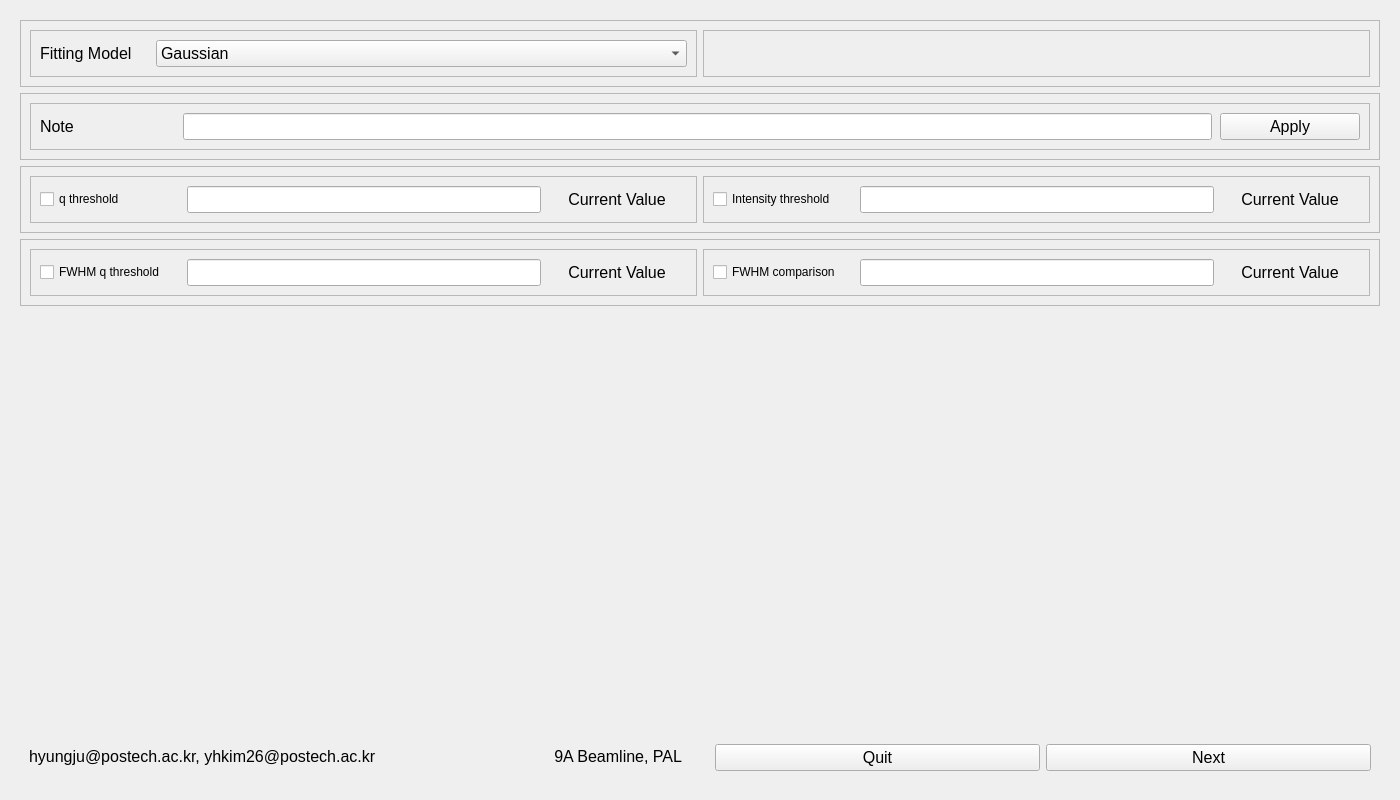
<?xml version="1.0" encoding="UTF-8"?>
<ui version="4.0">
 <class>Peak_export_manager</class>
 <widget class="QWidget" name="Peak_export_manager">
  <property name="geometry">
   <rect>
    <x>0</x>
    <y>0</y>
    <width>1400</width>
    <height>800</height>
   </rect>
  </property>
  <property name="font">
   <font>
    <family>Segoe UI</family>
    <pointsize>12</pointsize>
   </font>
  </property>
  <property name="windowTitle">
   <string>Peak Export Manager</string>
  </property>
  <layout class="QVBoxLayout" name="verticalLayout">
   <item>
    <widget class="QStackedWidget" name="stackedWidget">
     <property name="font">
      <font>
       <family>Segoe UI</family>
       <pointsize>12</pointsize>
      </font>
     </property>
     <property name="currentIndex">
      <number>0</number>
     </property>
     <widget class="QWidget" name="page">
      <layout class="QVBoxLayout" name="verticalLayout_2">
       <item>
        <widget class="QFrame" name="frame_17">
         <property name="font">
          <font>
           <family>Segoe UI</family>
           <pointsize>12</pointsize>
          </font>
         </property>
         <property name="frameShape">
          <enum>QFrame::StyledPanel</enum>
         </property>
         <property name="frameShadow">
          <enum>QFrame::Raised</enum>
         </property>
         <layout class="QHBoxLayout" name="horizontalLayout_18" stretch="1,1">
          <item>
           <widget class="QFrame" name="frame_9">
            <property name="font">
             <font>
              <family>Segoe UI</family>
              <pointsize>12</pointsize>
             </font>
            </property>
            <property name="frameShape">
             <enum>QFrame::StyledPanel</enum>
            </property>
            <property name="frameShadow">
             <enum>QFrame::Raised</enum>
            </property>
            <layout class="QHBoxLayout" name="horizontalLayout_9">
             <item>
              <widget class="QLabel" name="label_22">
               <property name="minimumSize">
                <size>
                 <width>110</width>
                 <height>0</height>
                </size>
               </property>
               <property name="maximumSize">
                <size>
                 <width>110</width>
                 <height>16777215</height>
                </size>
               </property>
               <property name="font">
                <font>
                 <family>Segoe UI</family>
                 <pointsize>12</pointsize>
                </font>
               </property>
               <property name="text">
                <string>Fitting Model</string>
               </property>
              </widget>
             </item>
             <item>
              <widget class="QComboBox" name="CB_fitting_model_sdd">
               <property name="font">
                <font>
                 <family>Segoe UI</family>
                 <pointsize>12</pointsize>
                </font>
               </property>
               <item>
                <property name="text">
                 <string>Gaussian</string>
                </property>
               </item>
               <item>
                <property name="text">
                 <string>Lorentzian</string>
                </property>
               </item>
               <item>
                <property name="text">
                 <string>Voigt</string>
                </property>
               </item>
              </widget>
             </item>
            </layout>
           </widget>
          </item>
          <item>
           <widget class="QFrame" name="frame_19">
            <property name="font">
             <font>
              <family>Segoe UI</family>
              <pointsize>12</pointsize>
             </font>
            </property>
            <property name="frameShape">
             <enum>QFrame::StyledPanel</enum>
            </property>
            <property name="frameShadow">
             <enum>QFrame::Raised</enum>
            </property>
            <layout class="QHBoxLayout" name="horizontalLayout_20"/>
           </widget>
          </item>
         </layout>
        </widget>
       </item>
       <item>
        <widget class="QFrame" name="frame_8">
         <property name="font">
          <font>
           <family>Segoe UI</family>
           <pointsize>12</pointsize>
          </font>
         </property>
         <property name="frameShape">
          <enum>QFrame::StyledPanel</enum>
         </property>
         <property name="frameShadow">
          <enum>QFrame::Raised</enum>
         </property>
         <layout class="QHBoxLayout" name="horizontalLayout_10" stretch="1">
          <item>
           <widget class="QFrame" name="frame">
            <property name="font">
             <font>
              <family>Segoe UI</family>
              <pointsize>12</pointsize>
             </font>
            </property>
            <property name="frameShape">
             <enum>QFrame::StyledPanel</enum>
            </property>
            <property name="frameShadow">
             <enum>QFrame::Raised</enum>
            </property>
            <layout class="QHBoxLayout" name="horizontalLayout_2">
             <property name="spacing">
              <number>2</number>
             </property>
             <item>
              <widget class="QLabel" name="label">
               <property name="sizePolicy">
                <sizepolicy hsizetype="Fixed" vsizetype="Preferred">
                 <horstretch>0</horstretch>
                 <verstretch>0</verstretch>
                </sizepolicy>
               </property>
               <property name="minimumSize">
                <size>
                 <width>141</width>
                 <height>0</height>
                </size>
               </property>
               <property name="maximumSize">
                <size>
                 <width>141</width>
                 <height>16777215</height>
                </size>
               </property>
               <property name="font">
                <font>
                 <family>Segoe UI</family>
                 <pointsize>12</pointsize>
                </font>
               </property>
               <property name="text">
                <string>Note</string>
               </property>
              </widget>
             </item>
             <item>
              <widget class="QLineEdit" name="LE_note">
               <property name="font">
                <font>
                 <family>Segoe UI</family>
                 <pointsize>12</pointsize>
                </font>
               </property>
              </widget>
             </item>
             <item>
              <spacer name="horizontalSpacer">
               <property name="font">
                <font>
                 <family>Segoe UI</family>
                 <pointsize>12</pointsize>
                </font>
               </property>
               <property name="orientation">
                <enum>Qt::Horizontal</enum>
               </property>
               <property name="sizeType">
                <enum>QSizePolicy::Fixed</enum>
               </property>
               <property name="sizeHint" stdset="0">
                <size>
                 <width>6</width>
                 <height>20</height>
                </size>
               </property>
              </spacer>
             </item>
             <item>
              <widget class="QPushButton" name="PB_apply_note">
               <property name="sizePolicy">
                <sizepolicy hsizetype="Fixed" vsizetype="Fixed">
                 <horstretch>0</horstretch>
                 <verstretch>0</verstretch>
                </sizepolicy>
               </property>
               <property name="minimumSize">
                <size>
                 <width>140</width>
                 <height>0</height>
                </size>
               </property>
               <property name="maximumSize">
                <size>
                 <width>140</width>
                 <height>16777215</height>
                </size>
               </property>
               <property name="font">
                <font>
                 <family>Segoe UI</family>
                 <pointsize>12</pointsize>
                </font>
               </property>
               <property name="text">
                <string>Apply</string>
               </property>
              </widget>
             </item>
            </layout>
           </widget>
          </item>
         </layout>
        </widget>
       </item>
       <item>
        <widget class="QFrame" name="frame_31">
         <property name="font">
          <font>
           <family>Segoe UI</family>
           <pointsize>12</pointsize>
          </font>
         </property>
         <property name="frameShape">
          <enum>QFrame::StyledPanel</enum>
         </property>
         <property name="frameShadow">
          <enum>QFrame::Raised</enum>
         </property>
         <layout class="QHBoxLayout" name="horizontalLayout_29" stretch="1,1">
          <item>
           <widget class="QFrame" name="frame_32">
            <property name="font">
             <font>
              <family>Segoe UI</family>
              <pointsize>12</pointsize>
             </font>
            </property>
            <property name="frameShape">
             <enum>QFrame::StyledPanel</enum>
            </property>
            <property name="frameShadow">
             <enum>QFrame::Raised</enum>
            </property>
            <layout class="QHBoxLayout" name="horizontalLayout_30">
             <item>
              <widget class="QCheckBox" name="CkB_q_threshold">
               <property name="sizePolicy">
                <sizepolicy hsizetype="Fixed" vsizetype="Fixed">
                 <horstretch>0</horstretch>
                 <verstretch>0</verstretch>
                </sizepolicy>
               </property>
               <property name="minimumSize">
                <size>
                 <width>141</width>
                 <height>0</height>
                </size>
               </property>
               <property name="maximumSize">
                <size>
                 <width>141</width>
                 <height>16777215</height>
                </size>
               </property>
               <property name="font">
                <font>
                 <family>Segoe UI</family>
                 <pointsize>9</pointsize>
                </font>
               </property>
               <property name="text">
                <string>q threshold</string>
               </property>
              </widget>
             </item>
             <item>
              <widget class="QLineEdit" name="L_q_threshold">
               <property name="font">
                <font>
                 <family>Segoe UI</family>
                 <pointsize>12</pointsize>
                </font>
               </property>
              </widget>
             </item>
             <item>
              <widget class="QLabel" name="LE_q_threshold">
               <property name="sizePolicy">
                <sizepolicy hsizetype="Fixed" vsizetype="Preferred">
                 <horstretch>0</horstretch>
                 <verstretch>0</verstretch>
                </sizepolicy>
               </property>
               <property name="minimumSize">
                <size>
                 <width>140</width>
                 <height>0</height>
                </size>
               </property>
               <property name="maximumSize">
                <size>
                 <width>140</width>
                 <height>16777215</height>
                </size>
               </property>
               <property name="font">
                <font>
                 <family>Segoe UI</family>
                 <pointsize>12</pointsize>
                </font>
               </property>
               <property name="text">
                <string>Current Value</string>
               </property>
               <property name="alignment">
                <set>Qt::AlignCenter</set>
               </property>
              </widget>
             </item>
            </layout>
           </widget>
          </item>
          <item>
           <widget class="QFrame" name="frame_33">
            <property name="font">
             <font>
              <family>Segoe UI</family>
              <pointsize>12</pointsize>
             </font>
            </property>
            <property name="frameShape">
             <enum>QFrame::StyledPanel</enum>
            </property>
            <property name="frameShadow">
             <enum>QFrame::Raised</enum>
            </property>
            <layout class="QHBoxLayout" name="horizontalLayout_31">
             <item>
              <widget class="QCheckBox" name="CkB_intensity_threshold">
               <property name="sizePolicy">
                <sizepolicy hsizetype="Fixed" vsizetype="Fixed">
                 <horstretch>0</horstretch>
                 <verstretch>0</verstretch>
                </sizepolicy>
               </property>
               <property name="minimumSize">
                <size>
                 <width>141</width>
                 <height>0</height>
                </size>
               </property>
               <property name="maximumSize">
                <size>
                 <width>141</width>
                 <height>16777215</height>
                </size>
               </property>
               <property name="font">
                <font>
                 <family>Segoe UI</family>
                 <pointsize>9</pointsize>
                </font>
               </property>
               <property name="text">
                <string>Intensity threshold</string>
               </property>
              </widget>
             </item>
             <item>
              <widget class="QLineEdit" name="LE_intensity_threshold">
               <property name="font">
                <font>
                 <family>Segoe UI</family>
                 <pointsize>12</pointsize>
                </font>
               </property>
              </widget>
             </item>
             <item>
              <widget class="QLabel" name="L_intensity_threshold">
               <property name="sizePolicy">
                <sizepolicy hsizetype="Fixed" vsizetype="Preferred">
                 <horstretch>0</horstretch>
                 <verstretch>0</verstretch>
                </sizepolicy>
               </property>
               <property name="minimumSize">
                <size>
                 <width>140</width>
                 <height>0</height>
                </size>
               </property>
               <property name="maximumSize">
                <size>
                 <width>140</width>
                 <height>16777215</height>
                </size>
               </property>
               <property name="font">
                <font>
                 <family>Segoe UI</family>
                 <pointsize>12</pointsize>
                </font>
               </property>
               <property name="text">
                <string>Current Value</string>
               </property>
               <property name="alignment">
                <set>Qt::AlignCenter</set>
               </property>
              </widget>
             </item>
            </layout>
           </widget>
          </item>
         </layout>
        </widget>
       </item>
       <item>
        <widget class="QFrame" name="frame_34">
         <property name="font">
          <font>
           <family>Segoe UI</family>
           <pointsize>12</pointsize>
          </font>
         </property>
         <property name="frameShape">
          <enum>QFrame::StyledPanel</enum>
         </property>
         <property name="frameShadow">
          <enum>QFrame::Raised</enum>
         </property>
         <layout class="QHBoxLayout" name="horizontalLayout_32" stretch="1,1">
          <item>
           <widget class="QFrame" name="frame_35">
            <property name="font">
             <font>
              <family>Segoe UI</family>
              <pointsize>12</pointsize>
             </font>
            </property>
            <property name="frameShape">
             <enum>QFrame::StyledPanel</enum>
            </property>
            <property name="frameShadow">
             <enum>QFrame::Raised</enum>
            </property>
            <layout class="QHBoxLayout" name="horizontalLayout_33">
             <item>
              <widget class="QCheckBox" name="CkB_fwhm_q_threshold">
               <property name="sizePolicy">
                <sizepolicy hsizetype="Fixed" vsizetype="Fixed">
                 <horstretch>0</horstretch>
                 <verstretch>0</verstretch>
                </sizepolicy>
               </property>
               <property name="minimumSize">
                <size>
                 <width>141</width>
                 <height>0</height>
                </size>
               </property>
               <property name="maximumSize">
                <size>
                 <width>141</width>
                 <height>16777215</height>
                </size>
               </property>
               <property name="font">
                <font>
                 <family>Segoe UI</family>
                 <pointsize>9</pointsize>
                </font>
               </property>
               <property name="text">
                <string>FWHM q threshold</string>
               </property>
              </widget>
             </item>
             <item>
              <widget class="QLineEdit" name="LE_fwhm_q_threshold">
               <property name="font">
                <font>
                 <family>Segoe UI</family>
                 <pointsize>12</pointsize>
                </font>
               </property>
              </widget>
             </item>
             <item>
              <widget class="QLabel" name="L_fwhm_q_threshold">
               <property name="sizePolicy">
                <sizepolicy hsizetype="Fixed" vsizetype="Preferred">
                 <horstretch>0</horstretch>
                 <verstretch>0</verstretch>
                </sizepolicy>
               </property>
               <property name="minimumSize">
                <size>
                 <width>140</width>
                 <height>0</height>
                </size>
               </property>
               <property name="maximumSize">
                <size>
                 <width>140</width>
                 <height>16777215</height>
                </size>
               </property>
               <property name="font">
                <font>
                 <family>Segoe UI</family>
                 <pointsize>12</pointsize>
                </font>
               </property>
               <property name="text">
                <string>Current Value</string>
               </property>
               <property name="alignment">
                <set>Qt::AlignCenter</set>
               </property>
              </widget>
             </item>
            </layout>
           </widget>
          </item>
          <item>
           <widget class="QFrame" name="frame_36">
            <property name="font">
             <font>
              <family>Segoe UI</family>
              <pointsize>12</pointsize>
             </font>
            </property>
            <property name="frameShape">
             <enum>QFrame::StyledPanel</enum>
            </property>
            <property name="frameShadow">
             <enum>QFrame::Raised</enum>
            </property>
            <layout class="QHBoxLayout" name="horizontalLayout_34">
             <item>
              <widget class="QCheckBox" name="CkB_fwhm_comparison">
               <property name="sizePolicy">
                <sizepolicy hsizetype="Fixed" vsizetype="Fixed">
                 <horstretch>0</horstretch>
                 <verstretch>0</verstretch>
                </sizepolicy>
               </property>
               <property name="minimumSize">
                <size>
                 <width>141</width>
                 <height>0</height>
                </size>
               </property>
               <property name="maximumSize">
                <size>
                 <width>141</width>
                 <height>16777215</height>
                </size>
               </property>
               <property name="font">
                <font>
                 <family>Segoe UI</family>
                 <pointsize>9</pointsize>
                </font>
               </property>
               <property name="text">
                <string>FWHM comparison</string>
               </property>
              </widget>
             </item>
             <item>
              <widget class="QLineEdit" name="LE_fwhm_comparison">
               <property name="font">
                <font>
                 <family>Segoe UI</family>
                 <pointsize>12</pointsize>
                </font>
               </property>
              </widget>
             </item>
             <item>
              <widget class="QLabel" name="L_fwhm_comparison">
               <property name="sizePolicy">
                <sizepolicy hsizetype="Fixed" vsizetype="Preferred">
                 <horstretch>0</horstretch>
                 <verstretch>0</verstretch>
                </sizepolicy>
               </property>
               <property name="minimumSize">
                <size>
                 <width>140</width>
                 <height>0</height>
                </size>
               </property>
               <property name="maximumSize">
                <size>
                 <width>140</width>
                 <height>16777215</height>
                </size>
               </property>
               <property name="font">
                <font>
                 <family>Segoe UI</family>
                 <pointsize>12</pointsize>
                </font>
               </property>
               <property name="text">
                <string>Current Value</string>
               </property>
               <property name="alignment">
                <set>Qt::AlignCenter</set>
               </property>
              </widget>
             </item>
            </layout>
           </widget>
          </item>
         </layout>
        </widget>
       </item>
       <item>
        <spacer name="verticalSpacer">
         <property name="font">
          <font>
           <family>Segoe UI</family>
           <pointsize>12</pointsize>
          </font>
         </property>
         <property name="orientation">
          <enum>Qt::Vertical</enum>
         </property>
         <property name="sizeHint" stdset="0">
          <size>
           <width>20</width>
           <height>341</height>
          </size>
         </property>
        </spacer>
       </item>
       <item>
        <widget class="QFrame" name="frame_5">
         <property name="sizePolicy">
          <sizepolicy hsizetype="Preferred" vsizetype="Minimum">
           <horstretch>0</horstretch>
           <verstretch>0</verstretch>
          </sizepolicy>
         </property>
         <property name="font">
          <font>
           <family>Segoe UI</family>
           <pointsize>12</pointsize>
          </font>
         </property>
         <property name="frameShape">
          <enum>QFrame::NoFrame</enum>
         </property>
         <property name="frameShadow">
          <enum>QFrame::Raised</enum>
         </property>
         <layout class="QHBoxLayout" name="horizontalLayout_6">
          <property name="leftMargin">
           <number>0</number>
          </property>
          <property name="topMargin">
           <number>0</number>
          </property>
          <property name="rightMargin">
           <number>0</number>
          </property>
          <property name="bottomMargin">
           <number>0</number>
          </property>
          <item>
           <widget class="QFrame" name="frame_6">
            <property name="font">
             <font>
              <family>Segoe UI</family>
              <pointsize>12</pointsize>
             </font>
            </property>
            <property name="frameShape">
             <enum>QFrame::NoFrame</enum>
            </property>
            <property name="frameShadow">
             <enum>QFrame::Raised</enum>
            </property>
            <layout class="QHBoxLayout" name="horizontalLayout_7">
             <item>
              <widget class="QLabel" name="label_5">
               <property name="font">
                <font>
                 <family>Segoe UI</family>
                 <pointsize>12</pointsize>
                </font>
               </property>
               <property name="text">
                <string>hyungju@postech.ac.kr, yhkim26@postech.ac.kr</string>
               </property>
               <property name="alignment">
                <set>Qt::AlignLeading|Qt::AlignLeft|Qt::AlignVCenter</set>
               </property>
              </widget>
             </item>
             <item>
              <widget class="QLabel" name="label_11">
               <property name="font">
                <font>
                 <family>Segoe UI</family>
                 <pointsize>12</pointsize>
                </font>
               </property>
               <property name="text">
                <string>9A Beamline, PAL</string>
               </property>
               <property name="alignment">
                <set>Qt::AlignRight|Qt::AlignTrailing|Qt::AlignVCenter</set>
               </property>
               <property name="indent">
                <number>6</number>
               </property>
              </widget>
             </item>
            </layout>
           </widget>
          </item>
          <item>
           <widget class="QFrame" name="frame_7">
            <property name="font">
             <font>
              <family>Segoe UI</family>
              <pointsize>12</pointsize>
             </font>
            </property>
            <property name="frameShape">
             <enum>QFrame::NoFrame</enum>
            </property>
            <property name="frameShadow">
             <enum>QFrame::Raised</enum>
            </property>
            <layout class="QHBoxLayout" name="horizontalLayout_5">
             <property name="leftMargin">
              <number>12</number>
             </property>
             <property name="topMargin">
              <number>12</number>
             </property>
             <item>
              <widget class="QPushButton" name="PB_quit">
               <property name="font">
                <font>
                 <family>Segoe UI</family>
                 <pointsize>12</pointsize>
                </font>
               </property>
               <property name="text">
                <string>Quit</string>
               </property>
              </widget>
             </item>
             <item>
              <widget class="QPushButton" name="PB_next_1">
               <property name="font">
                <font>
                 <family>Segoe UI</family>
                 <pointsize>12</pointsize>
                </font>
               </property>
               <property name="text">
                <string>Next</string>
               </property>
              </widget>
             </item>
            </layout>
           </widget>
          </item>
         </layout>
        </widget>
       </item>
      </layout>
     </widget>
     <widget class="QWidget" name="page_2">
      <layout class="QVBoxLayout" name="verticalLayout_5">
       <item>
        <widget class="QFrame" name="frame_22">
         <property name="frameShape">
          <enum>QFrame::StyledPanel</enum>
         </property>
         <property name="frameShadow">
          <enum>QFrame::Raised</enum>
         </property>
         <layout class="QVBoxLayout" name="verticalLayout_3">
          <item>
           <widget class="QLabel" name="L_current_status_1">
            <property name="font">
             <font>
              <family>Segoe UI</family>
              <pointsize>20</pointsize>
              <weight>75</weight>
              <bold>true</bold>
             </font>
            </property>
            <property name="text">
             <string>Current Status</string>
            </property>
           </widget>
          </item>
          <item>
           <widget class="QGraphicsView" name="QGV_qrange"/>
          </item>
         </layout>
        </widget>
       </item>
       <item>
        <widget class="QFrame" name="frame_18">
         <property name="frameShape">
          <enum>QFrame::NoFrame</enum>
         </property>
         <property name="frameShadow">
          <enum>QFrame::Raised</enum>
         </property>
         <layout class="QHBoxLayout" name="horizontalLayout_19">
          <property name="leftMargin">
           <number>0</number>
          </property>
          <property name="topMargin">
           <number>0</number>
          </property>
          <property name="rightMargin">
           <number>0</number>
          </property>
          <property name="bottomMargin">
           <number>0</number>
          </property>
          <item>
           <widget class="QFrame" name="frame_23">
            <property name="frameShape">
             <enum>QFrame::NoFrame</enum>
            </property>
            <property name="frameShadow">
             <enum>QFrame::Raised</enum>
            </property>
            <layout class="QHBoxLayout" name="horizontalLayout_23">
             <property name="leftMargin">
              <number>12</number>
             </property>
             <property name="topMargin">
              <number>12</number>
             </property>
            </layout>
           </widget>
          </item>
          <item>
           <widget class="QFrame" name="frame_21">
            <property name="frameShape">
             <enum>QFrame::NoFrame</enum>
            </property>
            <property name="frameShadow">
             <enum>QFrame::Raised</enum>
            </property>
            <layout class="QHBoxLayout" name="horizontalLayout_22">
             <property name="leftMargin">
              <number>12</number>
             </property>
             <property name="topMargin">
              <number>12</number>
             </property>
             <item>
              <widget class="QPushButton" name="PB_back_0">
               <property name="text">
                <string>Back</string>
               </property>
              </widget>
             </item>
             <item>
              <widget class="QPushButton" name="PB_apply_qrange">
               <property name="text">
                <string>Apply</string>
               </property>
              </widget>
             </item>
            </layout>
           </widget>
          </item>
         </layout>
        </widget>
       </item>
      </layout>
     </widget>
     <widget class="QWidget" name="page_3">
      <layout class="QVBoxLayout" name="verticalLayout_6">
       <item>
        <widget class="QFrame" name="frame_26">
         <property name="frameShape">
          <enum>QFrame::StyledPanel</enum>
         </property>
         <property name="frameShadow">
          <enum>QFrame::Raised</enum>
         </property>
         <layout class="QVBoxLayout" name="verticalLayout_4">
          <item>
           <widget class="QLabel" name="L_current_status_2">
            <property name="font">
             <font>
              <family>Segoe UI</family>
              <pointsize>20</pointsize>
              <weight>75</weight>
              <bold>true</bold>
             </font>
            </property>
            <property name="text">
             <string>Current Status</string>
            </property>
           </widget>
          </item>
          <item>
           <widget class="QGraphicsView" name="QGV_contour"/>
          </item>
         </layout>
        </widget>
       </item>
       <item>
        <widget class="QFrame" name="frame_20">
         <property name="frameShape">
          <enum>QFrame::NoFrame</enum>
         </property>
         <property name="frameShadow">
          <enum>QFrame::Raised</enum>
         </property>
         <layout class="QHBoxLayout" name="horizontalLayout_21">
          <property name="leftMargin">
           <number>0</number>
          </property>
          <property name="topMargin">
           <number>0</number>
          </property>
          <property name="rightMargin">
           <number>0</number>
          </property>
          <property name="bottomMargin">
           <number>0</number>
          </property>
          <item>
           <widget class="QFrame" name="frame_24">
            <property name="frameShape">
             <enum>QFrame::NoFrame</enum>
            </property>
            <property name="frameShadow">
             <enum>QFrame::Raised</enum>
            </property>
            <layout class="QHBoxLayout" name="horizontalLayout">
             <item>
              <widget class="QPushButton" name="PB_go_to_export_page">
               <property name="text">
                <string>Export Extracted Peaks</string>
               </property>
              </widget>
             </item>
             <item>
              <widget class="QPushButton" name="PB_check_peak_range">
               <property name="text">
                <string>Check Current Peak Range</string>
               </property>
              </widget>
             </item>
            </layout>
           </widget>
          </item>
          <item>
           <widget class="QFrame" name="frame_25">
            <property name="frameShape">
             <enum>QFrame::NoFrame</enum>
            </property>
            <property name="frameShadow">
             <enum>QFrame::Raised</enum>
            </property>
            <layout class="QHBoxLayout" name="horizontalLayout_25">
             <property name="leftMargin">
              <number>12</number>
             </property>
             <property name="topMargin">
              <number>12</number>
             </property>
             <item>
              <widget class="QPushButton" name="PB_next">
               <property name="text">
                <string>Next</string>
               </property>
              </widget>
             </item>
             <item>
              <widget class="QPushButton" name="PB_stop_auto_tracking">
               <property name="text">
                <string>Done for this Peak</string>
               </property>
              </widget>
             </item>
             <item>
              <widget class="QPushButton" name="PB_adjust_mode">
               <property name="text">
                <string>Adjust_mode</string>
               </property>
              </widget>
             </item>
             <item>
              <widget class="QPushButton" name="PB_find_another_peak">
               <property name="text">
                <string>Find  another Peak</string>
               </property>
              </widget>
             </item>
            </layout>
           </widget>
          </item>
         </layout>
        </widget>
       </item>
      </layout>
     </widget>
     <widget class="QWidget" name="page_4">
      <layout class="QVBoxLayout" name="verticalLayout_8">
       <item>
        <widget class="QFrame" name="frame_27">
         <property name="frameShape">
          <enum>QFrame::StyledPanel</enum>
         </property>
         <property name="frameShadow">
          <enum>QFrame::Raised</enum>
         </property>
         <layout class="QVBoxLayout" name="verticalLayout_7">
          <item>
           <widget class="QLabel" name="L_current_status_3">
            <property name="font">
             <font>
              <family>Segoe UI</family>
              <pointsize>20</pointsize>
              <weight>75</weight>
              <bold>true</bold>
             </font>
            </property>
            <property name="text">
             <string>Peak Extraction Result</string>
            </property>
           </widget>
          </item>
          <item>
           <widget class="QTabWidget" name="TW_table">
            <property name="tabPosition">
             <enum>QTabWidget::North</enum>
            </property>
            <property name="currentIndex">
             <number>0</number>
            </property>
            <property name="elideMode">
             <enum>Qt::ElideRight</enum>
            </property>
            <widget class="QWidget" name="tab">
             <attribute name="title">
              <string>Tab 1</string>
             </attribute>
            </widget>
            <widget class="QWidget" name="tab_2">
             <attribute name="title">
              <string>Tab 2</string>
             </attribute>
            </widget>
           </widget>
          </item>
         </layout>
        </widget>
       </item>
       <item>
        <widget class="QFrame" name="frame_28">
         <property name="frameShape">
          <enum>QFrame::NoFrame</enum>
         </property>
         <property name="frameShadow">
          <enum>QFrame::Raised</enum>
         </property>
         <layout class="QHBoxLayout" name="horizontalLayout_26">
          <property name="leftMargin">
           <number>0</number>
          </property>
          <property name="topMargin">
           <number>0</number>
          </property>
          <property name="rightMargin">
           <number>0</number>
          </property>
          <property name="bottomMargin">
           <number>0</number>
          </property>
          <item>
           <widget class="QFrame" name="frame_29">
            <property name="frameShape">
             <enum>QFrame::NoFrame</enum>
            </property>
            <property name="frameShadow">
             <enum>QFrame::Raised</enum>
            </property>
            <layout class="QHBoxLayout" name="horizontalLayout_27">
             <property name="leftMargin">
              <number>12</number>
             </property>
             <property name="topMargin">
              <number>12</number>
             </property>
             <item>
              <widget class="QPushButton" name="PB_export">
               <property name="text">
                <string>Export</string>
               </property>
              </widget>
             </item>
            </layout>
           </widget>
          </item>
          <item>
           <widget class="QFrame" name="frame_30">
            <property name="frameShape">
             <enum>QFrame::NoFrame</enum>
            </property>
            <property name="frameShadow">
             <enum>QFrame::Raised</enum>
            </property>
            <layout class="QHBoxLayout" name="horizontalLayout_28">
             <property name="leftMargin">
              <number>12</number>
             </property>
             <property name="topMargin">
              <number>12</number>
             </property>
             <item>
              <widget class="QPushButton" name="PB_back_to_contourpage_1">
               <property name="text">
                <string>Back</string>
               </property>
              </widget>
             </item>
             <item>
              <widget class="QPushButton" name="PB_open_output_folder">
               <property name="text">
                <string>Open Output Folder</string>
               </property>
              </widget>
             </item>
            </layout>
           </widget>
          </item>
         </layout>
        </widget>
       </item>
      </layout>
     </widget>
     <widget class="QWidget" name="page_5">
      <layout class="QVBoxLayout" name="verticalLayout_10">
       <item>
        <widget class="QFrame" name="frame_40">
         <property name="frameShape">
          <enum>QFrame::StyledPanel</enum>
         </property>
         <property name="frameShadow">
          <enum>QFrame::Raised</enum>
         </property>
         <layout class="QVBoxLayout" name="verticalLayout_9">
          <item>
           <widget class="QComboBox" name="CB_index">
            <property name="font">
             <font>
              <family>Segoe UI</family>
              <pointsize>20</pointsize>
             </font>
            </property>
           </widget>
          </item>
          <item>
           <widget class="QGraphicsView" name="QGV_qrange_index"/>
          </item>
         </layout>
        </widget>
       </item>
       <item>
        <widget class="QFrame" name="frame_37">
         <property name="frameShape">
          <enum>QFrame::NoFrame</enum>
         </property>
         <property name="frameShadow">
          <enum>QFrame::Raised</enum>
         </property>
         <layout class="QHBoxLayout" name="horizontalLayout_24">
          <property name="leftMargin">
           <number>0</number>
          </property>
          <property name="topMargin">
           <number>0</number>
          </property>
          <property name="rightMargin">
           <number>0</number>
          </property>
          <property name="bottomMargin">
           <number>0</number>
          </property>
          <item>
           <widget class="QFrame" name="frame_38">
            <property name="frameShape">
             <enum>QFrame::NoFrame</enum>
            </property>
            <property name="frameShadow">
             <enum>QFrame::Raised</enum>
            </property>
            <layout class="QHBoxLayout" name="horizontalLayout_35">
             <property name="leftMargin">
              <number>12</number>
             </property>
             <property name="topMargin">
              <number>12</number>
             </property>
            </layout>
           </widget>
          </item>
          <item>
           <widget class="QFrame" name="frame_39">
            <property name="frameShape">
             <enum>QFrame::NoFrame</enum>
            </property>
            <property name="frameShadow">
             <enum>QFrame::Raised</enum>
            </property>
            <layout class="QHBoxLayout" name="horizontalLayout_36">
             <property name="leftMargin">
              <number>12</number>
             </property>
             <property name="topMargin">
              <number>12</number>
             </property>
             <item>
              <widget class="QPushButton" name="PB_back_to_contourpage_2">
               <property name="text">
                <string>Back</string>
               </property>
              </widget>
             </item>
             <item>
              <widget class="QPushButton" name="PB_apply_qrange_index">
               <property name="text">
                <string>Apply</string>
               </property>
              </widget>
             </item>
            </layout>
           </widget>
          </item>
         </layout>
        </widget>
       </item>
      </layout>
     </widget>
    </widget>
   </item>
  </layout>
 </widget>
 <resources/>
 <connections/>
</ui>
